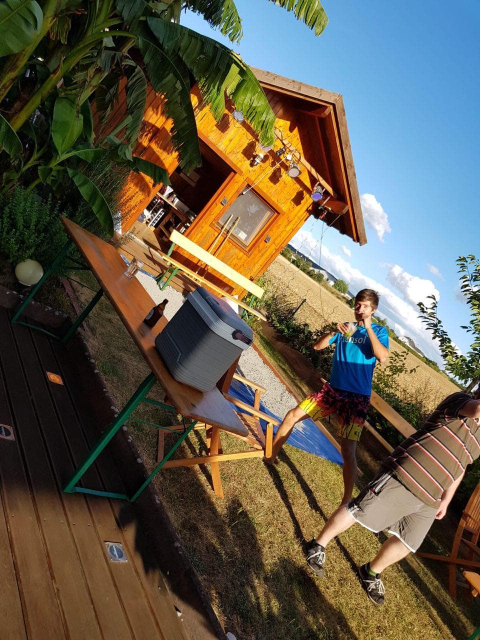
#> input picture img/full/img1.jpg, 960 x 1280 px (shown at 1/2 size)
$ python -i processImages.py   (imports and definitions only)
#> lines starting #> are read from the running program, lines starting #| are printed output that depends on the picture
# /// script
# dependencies = [
#   "Pillow",
# ]
# ///

#!/usr/bin/env python3
"""
Image Processing Script for Gallery

This script processes images in a year-based directory structure:
- Reads images from {year}/full/
- Creates optimized versions in thumb, small, medium, and large directories
- Handles EXIF orientation data
- Requires jpegtran for final optimization
- Automatically skips images that have already been processed

Usage:
    python processImages.py [year]
    python processImages.py [year] --force  # Force reprocessing
    python processImages.py --help

Dependencies:
    - PIL (Pillow): pip install Pillow
    - jpegtran: Install libjpeg-progs or similar package
"""

import argparse
import sys
import os
from pathlib import Path
from PIL import Image, ExifTags


# [20 lines left out: functions create_directories, check_dependencies, not called in this run]


def get_image_orientation(image):
    """Get the orientation tag from EXIF data."""
    try:
        exif = image._getexif()
        if exif is not None:
            for tag, value in exif.items():
                if tag in ExifTags.TAGS and ExifTags.TAGS[tag] == 'Orientation':
                    return value
    except (AttributeError, KeyError):
        pass
    return None


def rotate_image_by_exif(image):
    """Rotate image based on EXIF orientation data."""
    orientation = get_image_orientation(image)

    if orientation == 3:
        return image.rotate(180, expand=True)
    elif orientation == 6:
        return image.rotate(270, expand=True)
    elif orientation == 8:
        return image.rotate(90, expand=True)

    return image


# [192 lines left out: functions create_thumbnail, optimize_jpeg, is_already_processed, process_image, main, not called in this run]


# [2 lines not run here, left out]

>>> import cv2
>>> picture = cv2.imread('full/img1.jpg', cv2.IMREAD_GRAYSCALE)
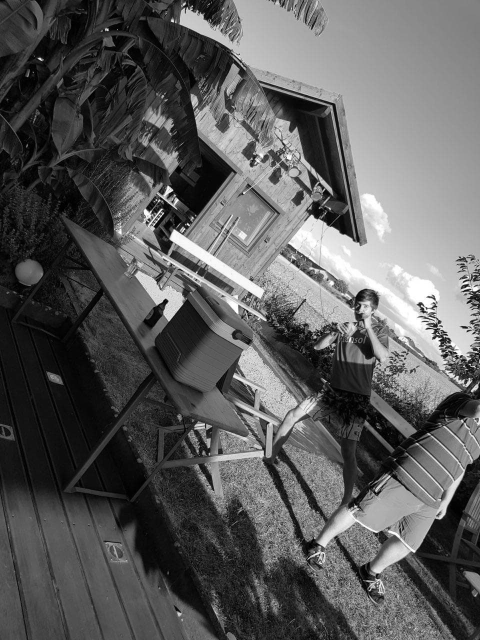
#> picture: shape (1280, 960) (shown at 1/2 size); min 0, max 255, mean 91.9
>>> result = rotate_image_by_exif(picture)

$ run again, on img/full/img13.jpg
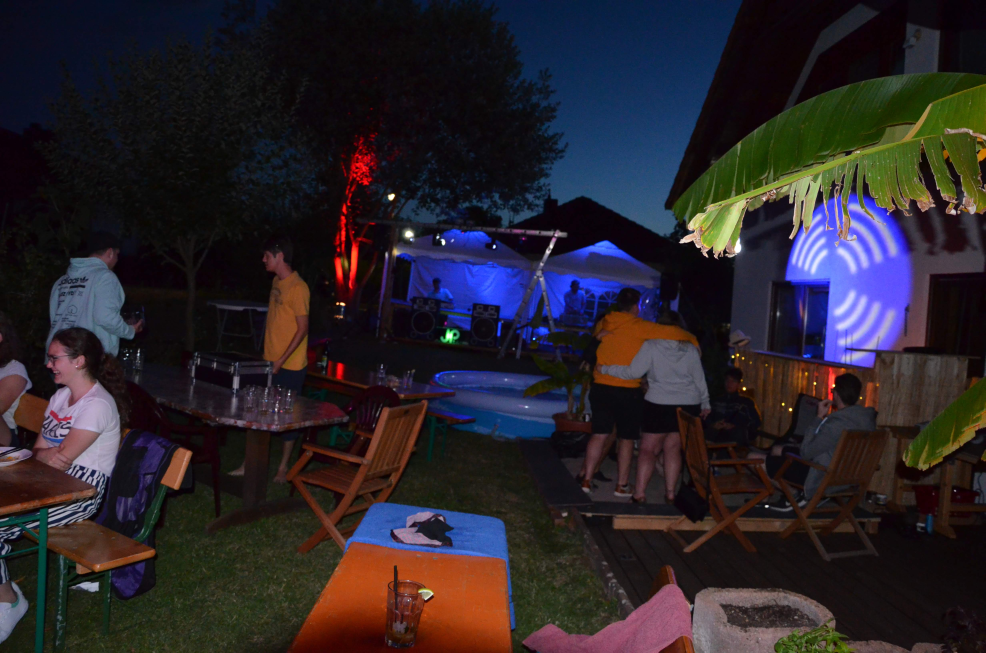
#> input picture img/full/img13.jpg, 4928 x 3264 px (shown at 1/5 size)
#> `picture = cv2.imread('full/img1.jpg', cv2.IMREAD_GRAYSCALE)`:
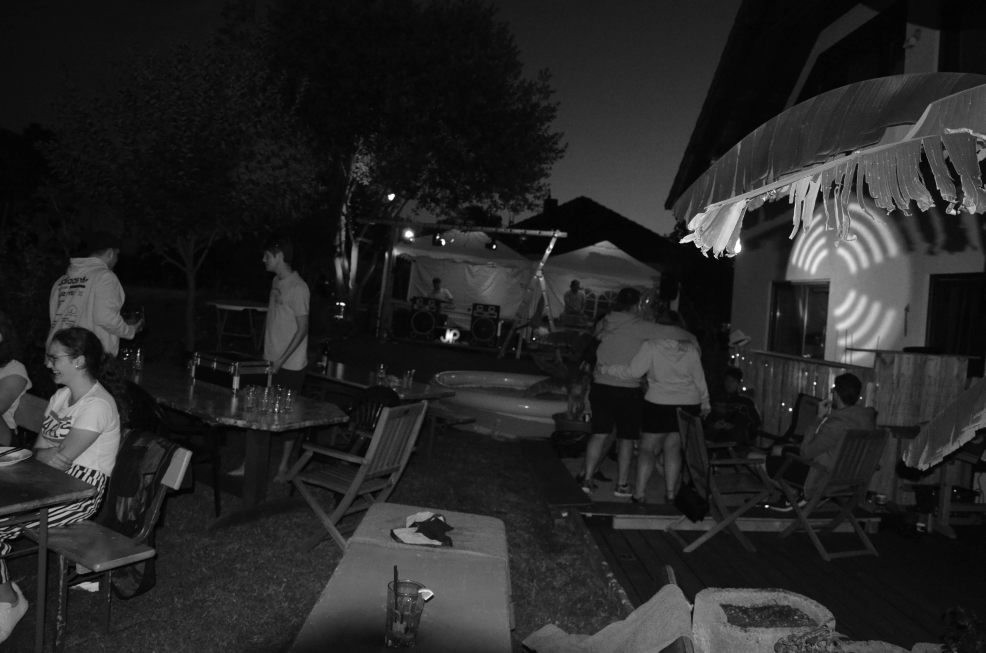
#> picture: shape (3264, 4928) (shown at 1/5 size); min 0, max 255, mean 38.3

$ run again, on img/full/img14.jpg
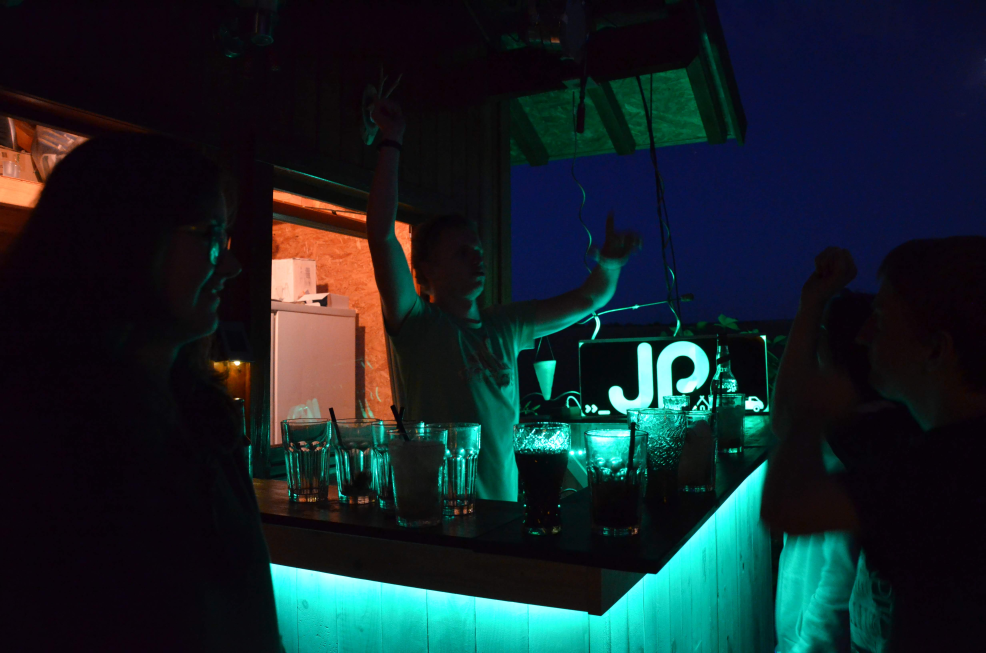
#> input picture img/full/img14.jpg, 4928 x 3264 px (shown at 1/5 size)
#> `picture = cv2.imread('full/img1.jpg', cv2.IMREAD_GRAYSCALE)`:
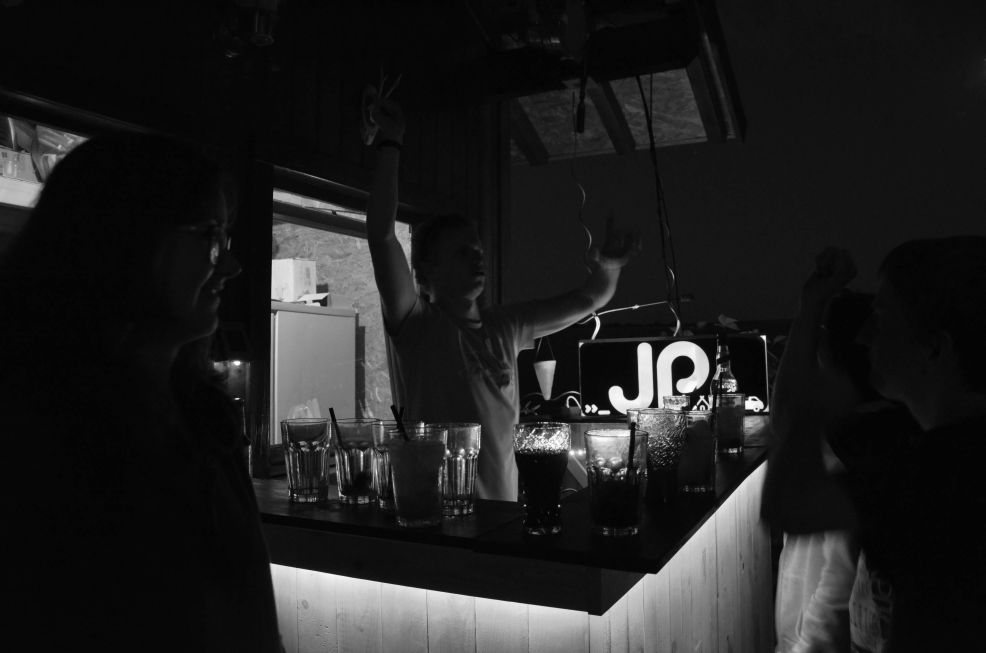
#> picture: shape (3264, 4928) (shown at 1/5 size); min 0, max 255, mean 32

$ run again, on img/full/img15.jpg
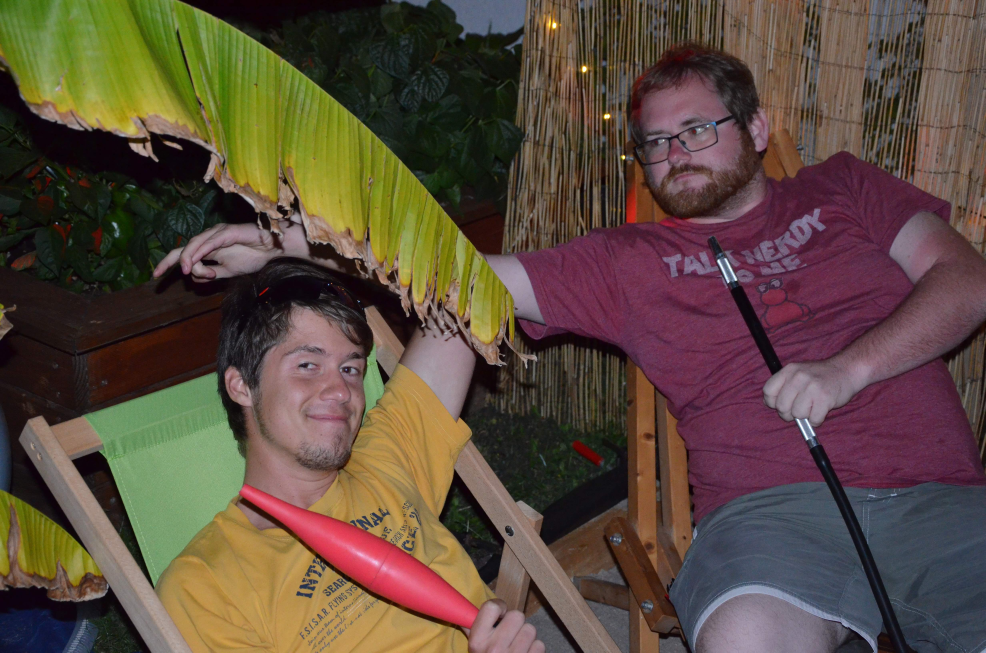
#> input picture img/full/img15.jpg, 4928 x 3264 px (shown at 1/5 size)
#> `picture = cv2.imread('full/img1.jpg', cv2.IMREAD_GRAYSCALE)`:
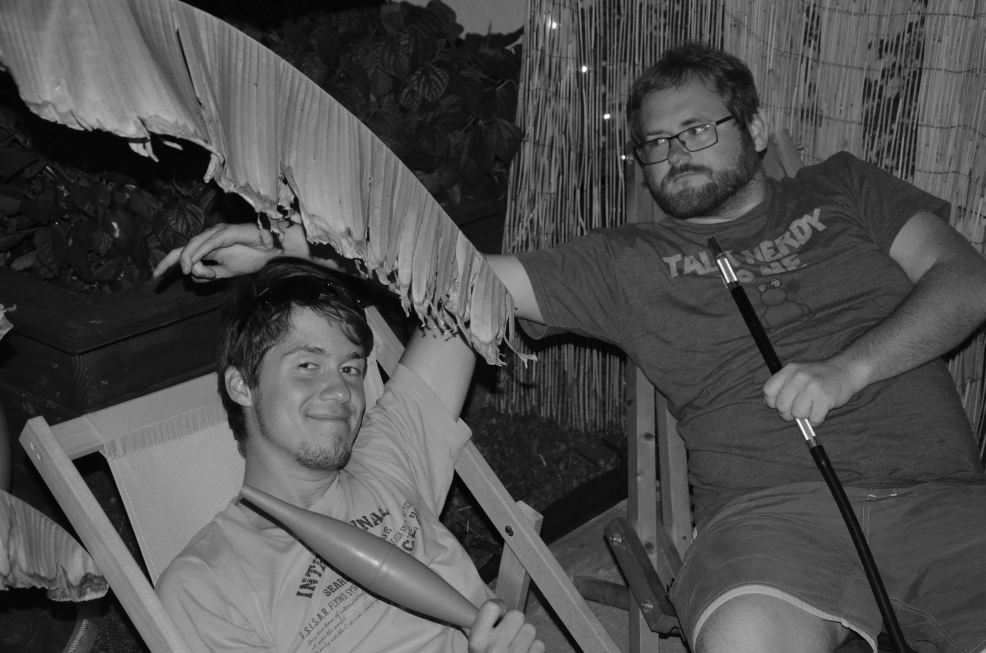
#> picture: shape (3264, 4928) (shown at 1/5 size); min 0, max 255, mean 78.5
